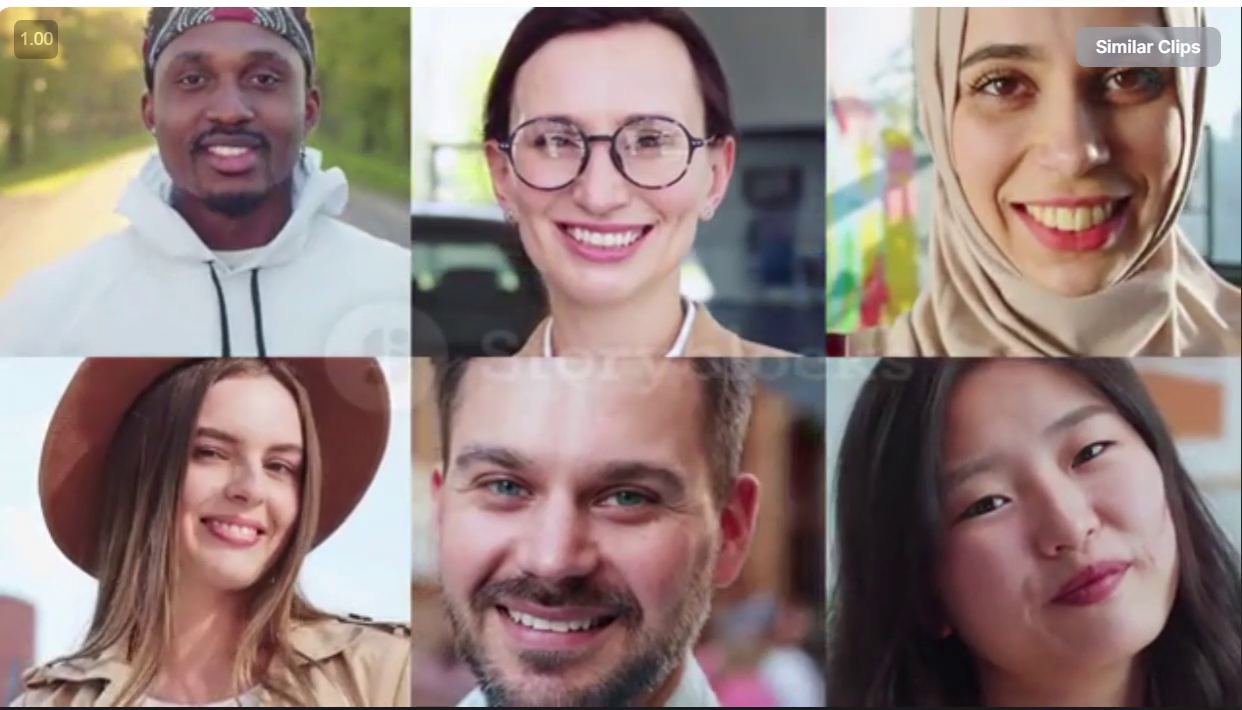
#> input picture frame 23 of faces.mp4, 1242 x 710 px
$ python 'pupil-face recognition.py'
#> lines starting #> are read from the running program, lines starting #| are printed output that depends on the picture; after the words box and inside, x2 and y2 are one past the last pixel; in counts of white or black regions, pixels touching at a corner belong together
#> in process_video_file, frame is the input picture: shape (710, 1242, 3); mean B, G, R 124.3, 128.7, 148.3
import cv2
import numpy as np

class PupilDetector:
    def __init__(self):
        # Load Haar cascade classifiers
        self.face_cascade = cv2.CascadeClassifier(cv2.data.haarcascades + 'haarcascade_frontalface_default.xml')
        self.eye_cascade = cv2.CascadeClassifier(cv2.data.haarcascades + 'haarcascade_eye.xml')

    def detect_pupils_in_frame(self, frame):
        """Detect pupils in a single frame"""
        gray = cv2.cvtColor(frame, cv2.COLOR_BGR2GRAY)
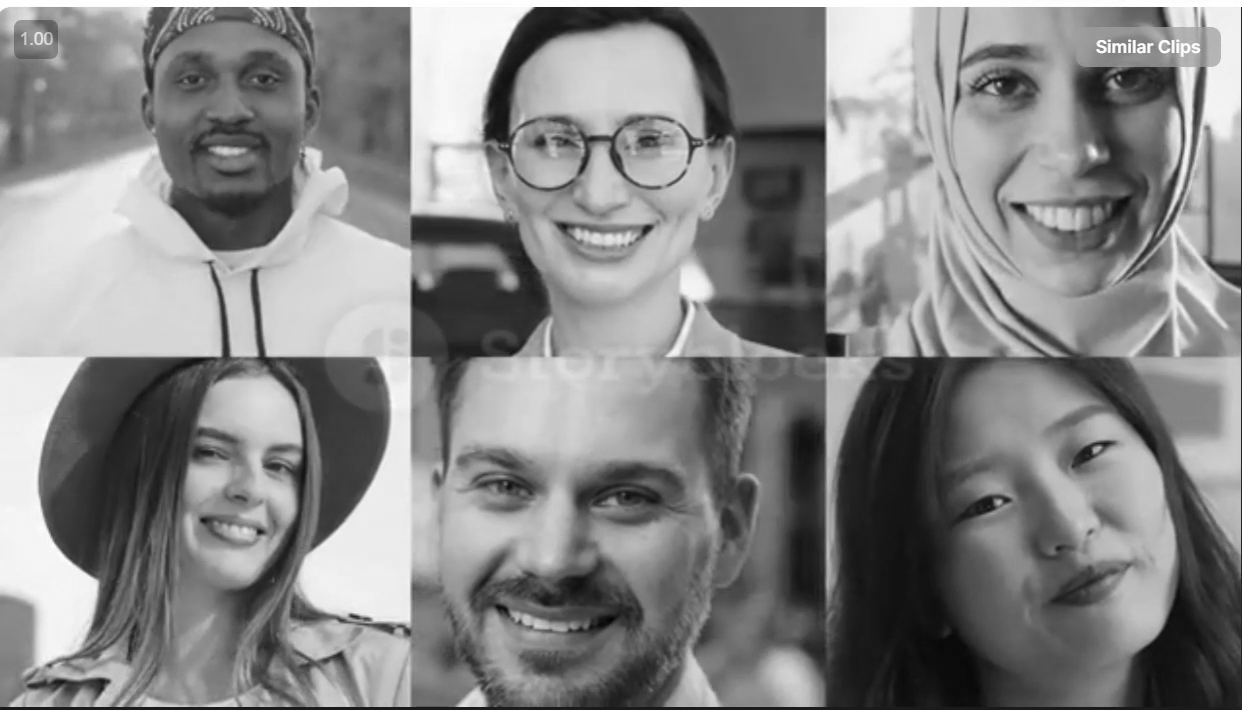
#> gray: shape (710, 1242); min 4, max 255, mean 134

        # Detect faces
        faces = self.face_cascade.detectMultiScale(gray, 1.3, 5)
#> faces = [[139, 11, 181, 181], [161, 388, 176, 176], [480, 42, 254, 254], [402, 377, 310, 310]]

        for (x, y, w, h) in faces:
            # Draw rectangle around face (optional)
            cv2.rectangle(frame, (x, y), (x+w, y+h), (255, 0, 0), 2)

            # Region of interest for eyes (upper half of face)
            roi_gray = gray[y:y+h//2, x:x+w]
            roi_color = frame[y:y+h//2, x:x+w]

            # Detect eyes in the face region
            eyes = self.eye_cascade.detectMultiScale(roi_gray, 1.1, 5, minSize=(30, 30))

            for (ex, ey, ew, eh) in eyes:
                # Draw rectangle around eye (optional)
                cv2.rectangle(roi_color, (ex, ey), (ex+ew, ey+eh), (0, 255, 0), 2)

                # Extract eye region
                eye_gray = roi_gray[ey:ey+eh, ex:ex+ew]

                # Enhance contrast for better pupil detection
                eye_gray = cv2.equalizeHist(eye_gray)

                # Apply Gaussian blur
                eye_blurred = cv2.GaussianBlur(eye_gray, (5, 5), 0)

                # Apply HoughCircles ONLY within eye region
                circles = cv2.HoughCircles(
                    eye_blurred,
                    cv2.HOUGH_GRADIENT,
                    dp=1,
                    minDist=20,
                    param1=50,
                    param2=15,  # Lower threshold for better detection
                    minRadius=5,
                    maxRadius=min(ew, eh)//4  # Reasonable pupil size
                )

                if circles is not None:
                    circles = np.round(circles[0, :]).astype("int")

                    # Take only the most central circle (likely the pupil)
                    eye_center_x, eye_center_y = ew//2, eh//2
                    best_circle = None
                    min_dist = float('inf')

                    for (cx, cy, r) in circles:
                        dist = np.sqrt((cx - eye_center_x)**2 + (cy - eye_center_y)**2)
                        if dist < min_dist:
                            min_dist = dist
                            best_circle = (cx, cy, r)

                    if best_circle:
                        cx, cy, r = best_circle
                        # Convert coordinates back to original frame
                        center_x = cx + ex + x
                        center_y = cy + ey + y

                        # Draw pupil
                        cv2.circle(frame, (center_x, center_y), r, (0, 0, 255), 2)
                        cv2.circle(frame, (center_x, center_y), 2, (0, 255, 255), 2)
#> this loop made 4 passes
#> (x, y, w, h, eyes) on passes 1 to 4: (139, 11, 181, 181, [[31, 45, 43, 43], [96, 40, 48, 48]]), (161, 388, 176, 176, [[27, 44, 41, 41]]), (480, 42, 254, 254, [[48, 75, 48, 48], [144, 77, 44, 44]]), (402, 377, 310, 310, [[67, 75, 70, 70], [178, 89, 62, 62]])
#> pass 1, in detect_pupils_in_frame, `roi_color = frame[y:y+h//2, x:x+w]`:
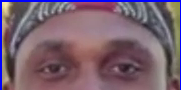
#> roi_color: shape (90, 181, 3); mean B, G, R 110.3, 96.5, 120.5
#> pass 2, in detect_pupils_in_frame, `roi_color = frame[y:y+h//2, x:x+w]`:
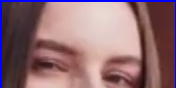
#> roi_color: shape (88, 176, 3); mean B, G, R 115.4, 108.1, 143.4
#> after the loop:
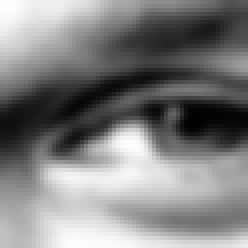
#> eye_blurred: shape (62, 62) (shown 4 times larger); min 0, max 254, mean 128.6
#> after the loop:
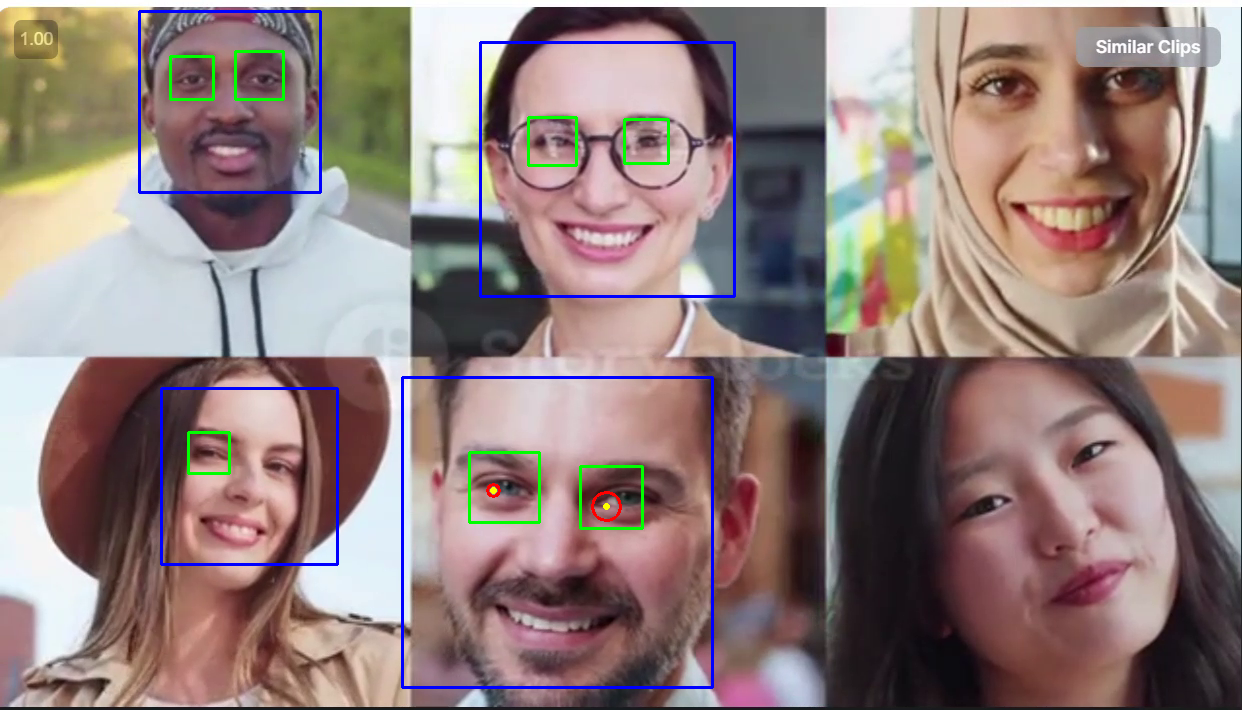
#> frame: shape (710, 1242, 3); 1.78% of pixels changed, all inside (x1, y1, x2, y2) = (138, 10, 736, 689)
#> after the loop:
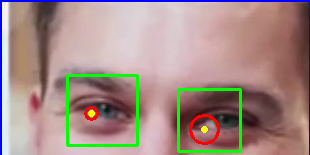
#> roi_color: shape (155, 310, 3); mean B, G, R 136.9, 141.1, 165.2
#> after the loop:
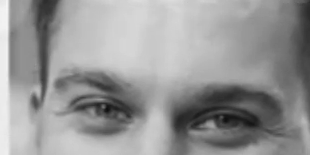
#> roi_gray: shape (155, 310); min 14, max 247, mean 150.6
#> after the loop, best_circle = (26, 40, 14); center_x = 606; center_y = 506; cx = 26; cy = 40; dist = 17.03; eye_center_x = 31; eye_center_y = 31; min_dist = 10.3; r = 14

        return frame

def process_video_file():
    detector = PupilDetector()
    # Open the video file
    cap = cv2.VideoCapture('faces.mp4')

    if not cap.isOpened():
        print("Error: Could not open video file")
        print("Make sure the video file path is correct")
        return

    print("Processing video... Press 'q' to quit")

    while True:
        ret, frame = cap.read()
        if not ret:
            print("End of video or failed to read frame")
            break

        # Detect pupils in the frame
        frame = detector.detect_pupils_in_frame(frame)

        # Display the frame
        cv2.imshow('Video Pupil Detection', frame)

        # Press 'q' to quit
        if cv2.waitKey(1) & 0xFF == ord('q'):
#> (key q is pressed here)
            break

    # Release everything
    cap.release()
    cv2.destroyAllWindows()
    print("Video processing complete")

if __name__ == "__main__":
    process_video_file()

$ run again, starting later in the video
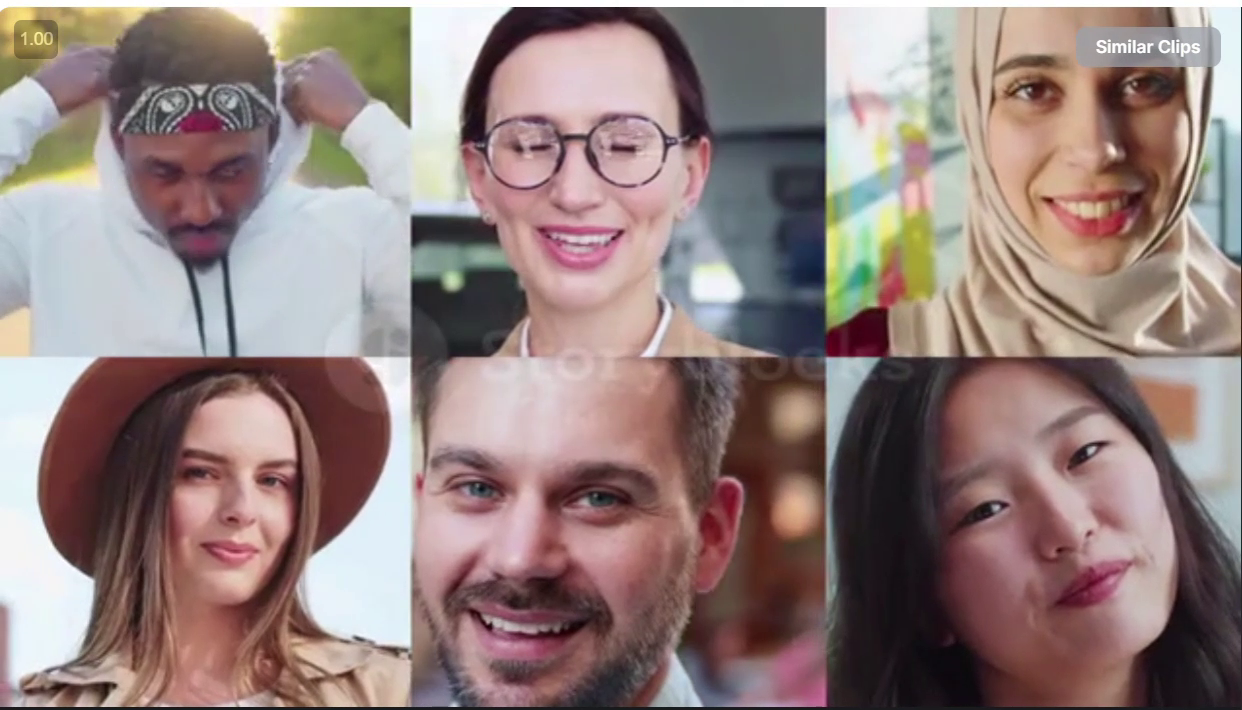
#> input picture frame 190 of faces.mp4, 1242 x 710 px
#> in process_video_file, frame is the input picture: shape (710, 1242, 3); mean B, G, R 125.5, 128.3, 147.5
#> in detect_pupils_in_frame, `gray = cv2.cvtColor(frame, cv2.COLOR_BGR2GRAY)`:
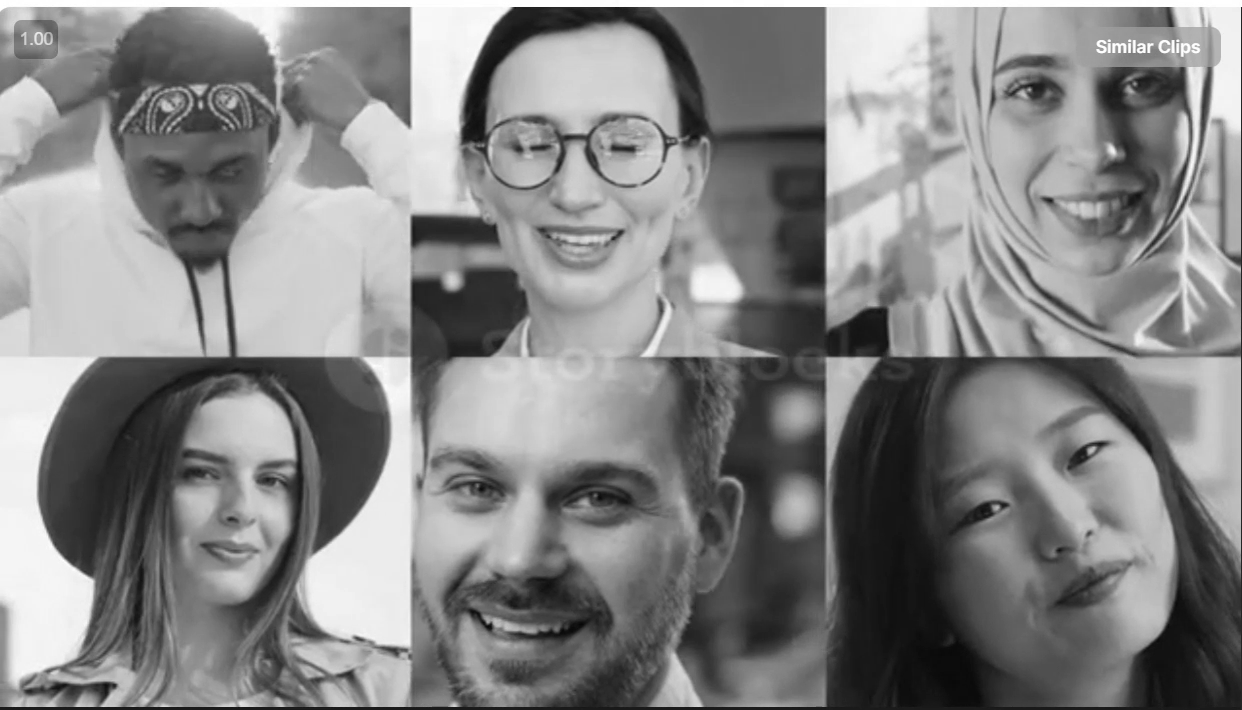
#> gray: shape (710, 1242); min 7, max 255, mean 133.7
#> faces = [[156, 413, 167, 167], [436, 36, 269, 269], [371, 377, 312, 312]]
#> the loop in detect_pupils_in_frame, `for (x, y, w, h) in faces:` made 3 passes
#> (x, y, w, h, eyes) on passes 1 to 3: (156, 413, 167, 167, [[22, 41, 40, 40], [96, 49, 33, 33]]), (436, 36, 269, 269, [[68, 85, 46, 46]]), (371, 377, 312, 312, [[72, 80, 64, 64], [170, 89, 62, 62], [189, 87, 67, 67]])
#> after the loop in detect_pupils_in_frame, `for (x, y, w, h) in faces:`:
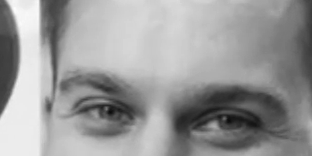
#> roi_gray: shape (156, 312); min 11, max 253, mean 153.7
#> after the loop in detect_pupils_in_frame, `for (x, y, w, h) in faces:`: best_circle = (40, 32, 10); center_x = 600; center_y = 496; cx = 40; cy = 32; dist = 7.07; eye_center_x = 33; min_dist = 7.07; r = 10
